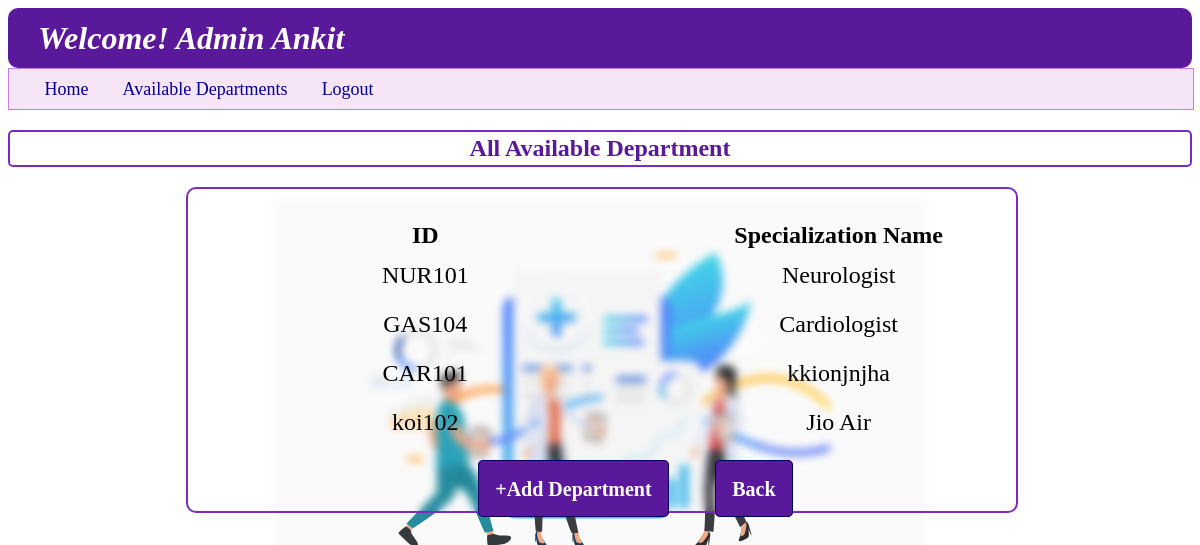
Page /admin_department on the committed database.
### backend/models.py (models this page shows)
class User_Info(db.Model):
    __tablename__ = "user_info"
    id=db.Column(db.Integer,primary_key=True,autoincrement=True)
    full_name=db.Column(db.String,nullable=False)
    email=db.Column(db.String,unique=True,nullable=False)
    password=db.Column(db.String,nullable=False)
    role=db.Column(db.Integer,default=1)
    is_blacklist=db.Column(db.Integer,default=0)
    appointments=db.relationship("Appointments",cascade="all,delete",backref="user_info",lazy=True)

class Department(db.Model):
    __tablename__ = "department"
    id=db.Column(db.String,primary_key=True,nullable=False)
    specialization=db.Column(db.String,nullable=False)
    description=db.Column(db.String,nullable=False)
    doctor=db.relationship("Doctor_Info",cascade="all,delete",backref="department",lazy=True)

### backend/controllers.py (the view)
@app.route("/admin_department")
def admin_department():
    dep=all_departments()
    return render_template("admin_department.html",department_list=dep,usern=a_n(),pop_up="")

### backend/controllers.py (called while the page is built)
def a_n():
    u = User_Info.query.filter_by(role=0).first()
    if u:
        return u.full_name

def all_departments():
    dept=Department.query.all()
    return dept

### templates/admin_department.html (shortened to what this page needs)
{%extends "admin_layout.html"%}
{%block content%}
    <h2 style="text-align: center; font-weight: bold; border: 2px solid rgb(123,44,191);padding: 3px; color: rgb(90,24,154); border-radius: 5px; ">All Available Department</h2>
    <div class="login_panel" style="width: 70%; margin-left: 15%; border: 2px solid rgb(123,44,191)">
        {%if department_list%}
        <table class="table_user_dashboard">
            <thead style="margin: 10px;">
                <th>ID</th>
                <th>Specialization Name</th>
            </thead>
            <tbody>
                {%for dept in department_list%}
                <tr>
                    <td>{{dept.id}}</td>
                    <td>{{dept.specialization}}</td>
                </tr>
                {%endfor%}
            </tbody>
        </table>
        {%else%}
        <h3>---Not Available---</h3>
        {%endif%}
        <a href="{{ url_for('add_department') }}" class="Centre_button" type="button" style="background-color: rgb(90,24,154); color: white;">+Add Department</a>
        <a href="{{ url_for('admin_dashboard',name=usern) }}" class="Centre_button" type="button" style="background-color: rgb(90,24,154); color: white; margin-left: 5%;">Back</a>
    </div>
{%endblock%}

### templates/admin_layout.html (shortened to what this page needs)
<!DOCTYPE html>
<html lang="en">
<head>
    <link rel="stylesheet" href="/static/style.css">
</head>
<body style="background-image: url('/static/image/4950247_19834.svg');">
    <header>
        <div>
            <h1 class="wel"  style="background-color: rgb(90,24,154);"><i><b>Welcome! {{usern}}</b></i></h1>
        </div>
        <nav class="nav" style="background-color: rgba(224, 170, 225, 0.3); border-color: rgba(199,125,225);">
            <a class="nav_a" href="{{url_for('admin_dashboard',name=usern)}}" style="margin-left: 3%;">Home</a>
            <a class="nav_a" href="{{url_for('admin_department')}}">Available Departments</a>
            <a class="nav_a" href="/login">Logout</a>
        </nav>
    </header>
    {%block content%}
    {%endblock%}
</body>
</html>

### static/style.css (style rules this page uses)
body { background-image: url("https://static.vecteezy.com/system/resources/thumbnails/002/072/163/small_2x/doctor-injecting-coronavirus-vaccine-to-a-patient-concept-free-vector.jpg"); background-repeat: no-repeat; background-size: 650px 650px; background-position: center; background-attachment: fixed; filter: saturate(1.0); z-index: -4; backdrop-filter: blur(4px); }
.wel { height: 60px; align-content: center; color: white; background-color: rgb(0, 180, 216); border-radius: 10px; margin: 0px; padding-left: 30px; }
.login_panel { height: auto; width: 60%; margin: 10px 20% 40px 20%; border: 2px double rgb(0, 180, 216); border-radius: 10px; }
.Centre_button { margin: 0% 0% 5% 35% ; border: 1px solid rgb(3, 4, 94); border-radius: 5px; padding: 2%; width: auto; font-size: 20px; font-weight: bold; color: rgb(3, 4, 94); background-color: rgb(202,240,248); }
.nav { height: 40px; width: 100%; background-color: rgba(202,240,248,0.5); border: 1px solid rgb(202, 240, 248); align-content: center; }
.nav_a { color: rgb(0,0,150); font-size: large; margin-right: 30px; text-decoration: none; }
.table_user_dashboard { align-content: center; margin: 30px; font-size: x-large; }
table { width: 100%; table-layout: fixed; }
td { text-align: center; padding: 10px; }
a { text-decoration: none; }

### rows in the picture
User_Info: full_name "Admin Ankit"
Department: id "NUR101", specialization "Neurologist"
Department: id "GAS104", specialization "Cardiologist"
Department: id "CAR101", specialization "kkionjnjha"
Department: id "koi102", specialization "Jio Air"
